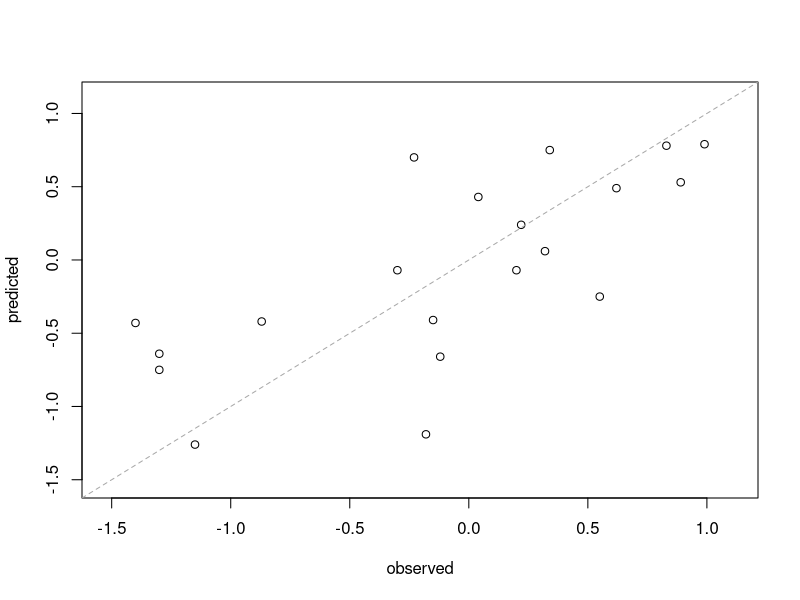
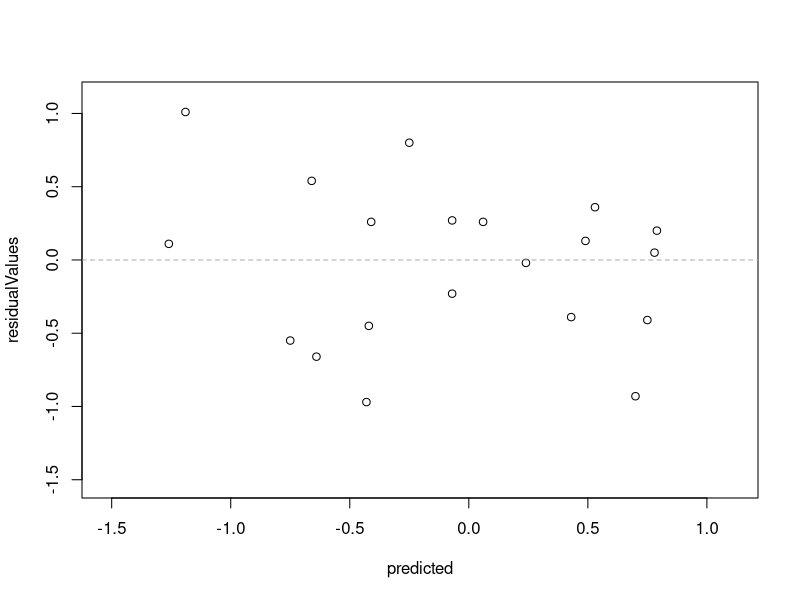
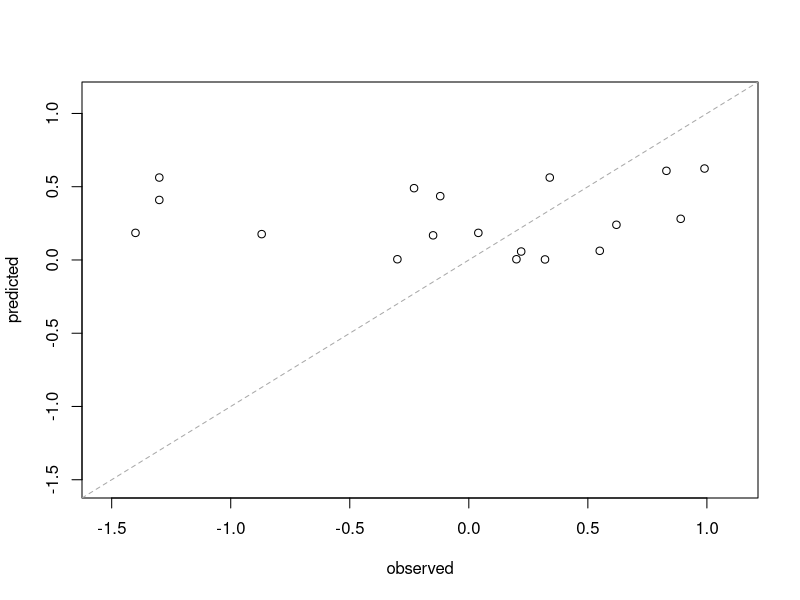
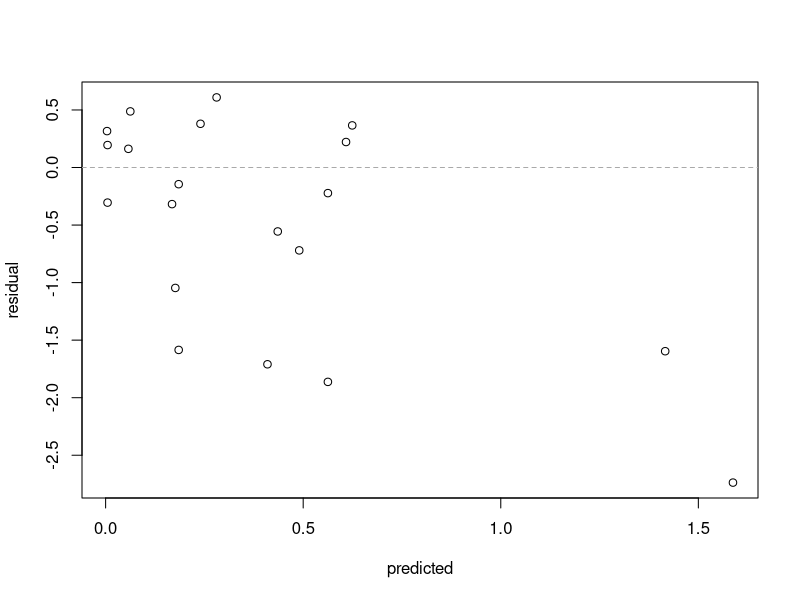

These figures' R source, in order:
## ---- chunk 1
observed <- c(0.22,  0.83, -0.12, 0.89, -0.23, -1.30, -0.15, -1.4,              0.62,  0.99, -0.18, 0.32,  0.34, -0.30,  0.04, -0.87,  0.55, -1.30, -1.15, 0.20)
predicted <- c(0.24,  0.78, -0.66,  0.53, 0.70, -0.75, -0.41, -0.43,                0.49,  0.79, -1.19,  0.06, 0.75, -0.07,  0.43, -0.42, -0.25, -0.64, -1.26, -0.07)
residualValues <- observed - predicted
## ---- chunk 2
summary(residualValues)
## ---- chunk 3
axisRange <- extendrange(c(observed, predicted))
## ---- chunk 4
plot(observed, predicted,  
     ylim = axisRange,
     xlim = axisRange)
abline(0, 1, col = "darkgrey", lty = 2)

## ---- chunk 5
plot(predicted, residualValues,  
     ylim = axisRange,
     xlim = axisRange)
abline(0, 0, col = "darkgrey", lty = 2)
## ---- chunk 6
observed <- c(0.22,  0.83, -0.12, 0.89, -0.23, -1.30, -0.15, -1.4,              0.62,  0.99, -0.18, 0.32,  0.34, -0.30,  0.04, -0.87,  0.55, -1.30, -1.15, 0.20)
predicted <- predicted^2
residualValues <- observed - predicted
## ---- chunk 7
plot(observed, predicted,  
     ylim = axisRange,
     xlim = axisRange)
abline(0, 1, col = "darkgrey", lty = 2)
## ---- chunk 8
plot(predicted, residualValues, ylab = "residual")
abline(h = 0, col = "darkgrey", lty = 2)
